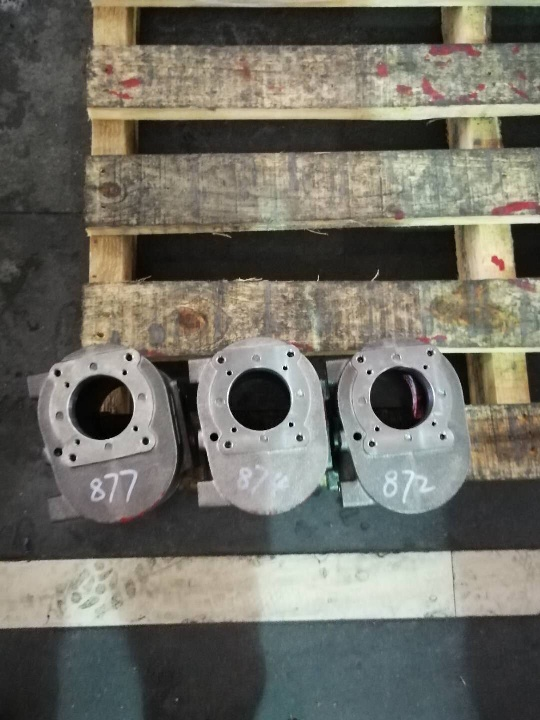
#> input picture opencv-python/002.jpg, 540 x 720 px
$ python '007边缘检测.py'
#> lines starting #> are read from the running program, lines starting #| are printed output that depends on the picture; after the words box and inside, x2 and y2 are one past the last pixel; in counts of white or black regions, pixels touching at a corner belong together
'''
边缘检测
Canny边缘检测方法常被誉为边缘检测的最优方法

opencv函数：cv2.Canny(),
'''
# 导入相应的包
import cv2
import numpy as np

# 定义相应的常量

# 定义相应的函数

# main函数
# 读入图像并进行二值处理
img = cv2.imread('002.jpg', 0)
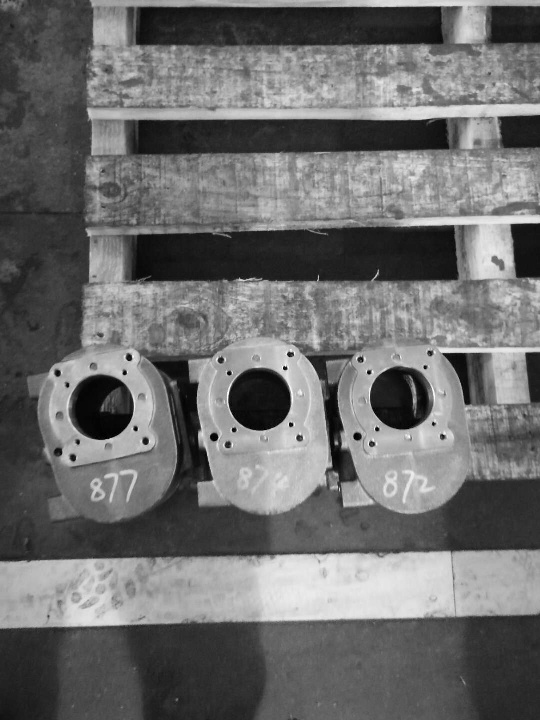
#> img: shape (720, 540); min 0, max 255, mean 108.6
# 自动阈值分割cv2.THRESH_OTSU
# ret, thresh = cv2.threshold(img, 0, 255, cv2.THRESH_BINARY + cv2.THRESH_OTSU)
ret, thresh = cv2.threshold(img, 100, 255, cv2.THRESH_BINARY)
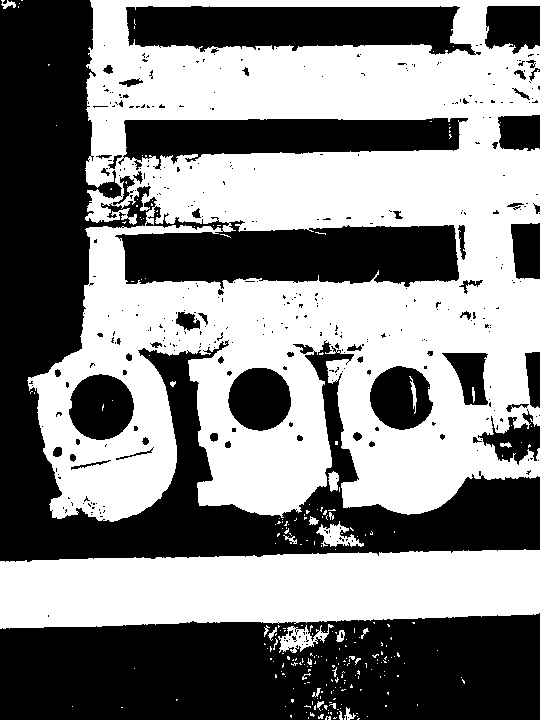
#> thresh: shape (720, 540); 51.4% white; 399 black regions (340 under 20 px), largest, box (x1, y1, x2, y2) and area: (0, 0, 540, 562) 91420, (0, 613, 540, 720) 51216, (126, 6, 481, 55) 13058
cv2.imshow('thresh', thresh)
kernel = cv2.getStructuringElement(cv2.MORPH_RECT, (5, 5))  # 矩形结构
dilation = cv2.dilate(thresh, kernel)  # 膨胀
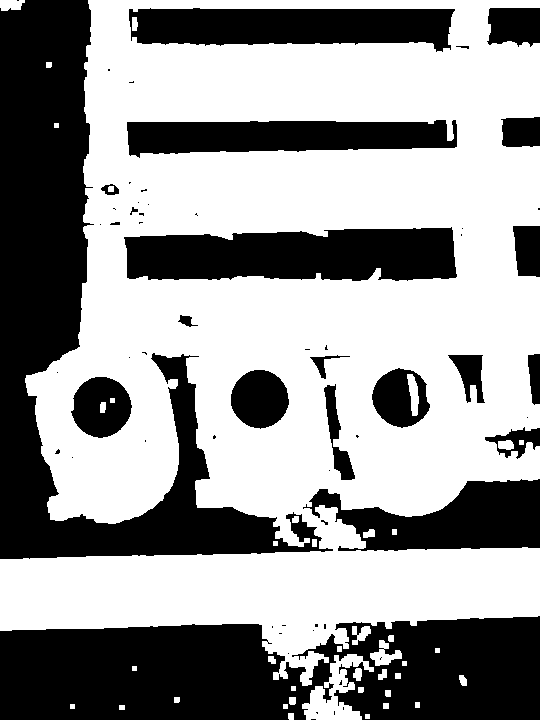
#> dilation: shape (720, 540); 59% white; 63 black regions (41 under 20 px), largest, box (x1, y1, x2, y2) and area: (0, 0, 333, 559) 52868, (0, 616, 540, 720) 45282, (124, 227, 457, 281) 15101

# 参数2、3表示最低、高
# 阈值像素点的值大于最高阈值，那肯定是边缘
# 同理像素值小于最低阈值，那肯定不是边缘
# 像素值介于两者之间，如果与高于最高阈值的点连接，也算边缘
# Canny推荐的高低阈值比在2:1到3:1之间。
# 其实很多情况下，阈值分割后再检测边缘，效果会更好
edges = cv2.Canny(dilation, 30, 70)  # canny边缘检测
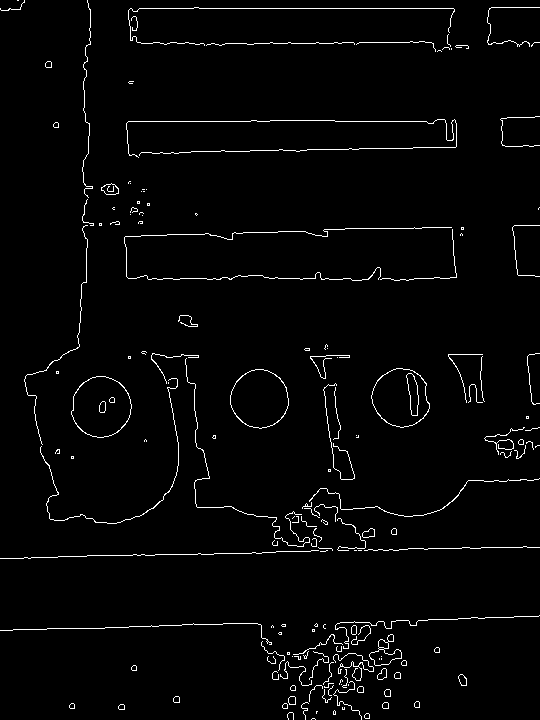
#> edges: shape (720, 540); 2.4% white in thin lines or dots
# np.hstack:按水平方向（列顺序）堆叠数组构成一个新的数组
# np.vstack:按垂直方向（行顺序）堆叠数组构成一个新的数组
cv2.imshow('edges', np.hstack((img, thresh, dilation, edges)))
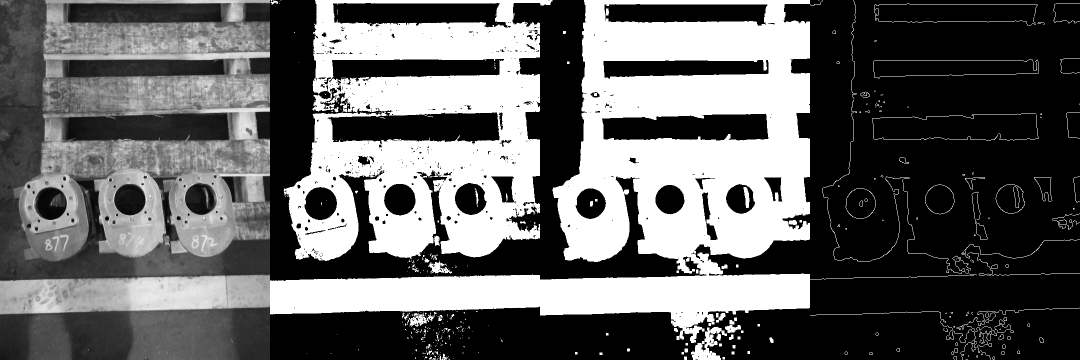
#> window 'edges': shape (720, 2160) (shown at 1/2 size); min 0, max 255, mean 99

cv2.waitKey(0)  # 不断刷新图像,返回值为当前键盘按键值，如果不按键一直等待,0表示无限等待
# 销毁所有窗口
cv2.destroyAllWindows()


'''
# ----------------------------------------------------------------------------------------------------------------

'''

'''
# ----------------------------------------------------------------------------------------------------------------

'''

'''
# ----------------------------------------------------------------------------------------------------------------

'''

'''
# ----------------------------------------------------------------------------------------------------------------

'''
